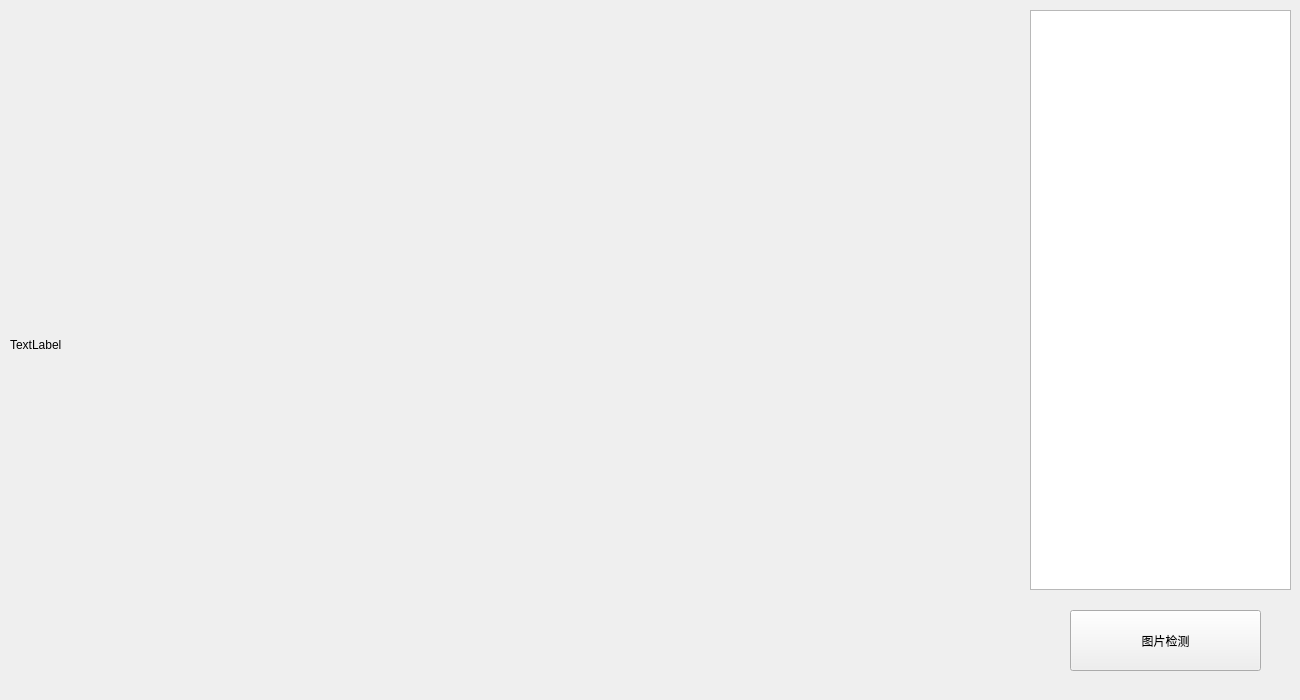
<?xml version="1.0" encoding="UTF-8"?>
<ui version="4.0">
 <class>MainWindow</class>
 <widget class="QWidget" name="MainWindow">
  <property name="geometry">
   <rect>
    <x>0</x>
    <y>0</y>
    <width>1300</width>
    <height>700</height>
   </rect>
  </property>
  <property name="windowTitle">
   <string>图片识别</string>
  </property>
  <widget class="QLabel" name="label_new">
   <property name="geometry">
    <rect>
     <x>10</x>
     <y>10</y>
     <width>1000</width>
     <height>670</height>
    </rect>
   </property>
   <property name="sizePolicy">
    <sizepolicy hsizetype="Expanding" vsizetype="Expanding">
     <horstretch>0</horstretch>
     <verstretch>0</verstretch>
    </sizepolicy>
   </property>
   <property name="text">
    <string>TextLabel</string>
   </property>
  </widget>
  <widget class="QTextBrowser" name="textBrowser">
   <property name="geometry">
    <rect>
     <x>1030</x>
     <y>10</y>
     <width>261</width>
     <height>580</height>
    </rect>
   </property>
  </widget>
  <widget class="QPushButton" name="pushButton_img">
   <property name="geometry">
    <rect>
     <x>1070</x>
     <y>610</y>
     <width>191</width>
     <height>61</height>
    </rect>
   </property>
   <property name="text">
    <string>图片检测</string>
   </property>
  </widget>
 </widget>
 <resources/>
 <connections/>
</ui>
